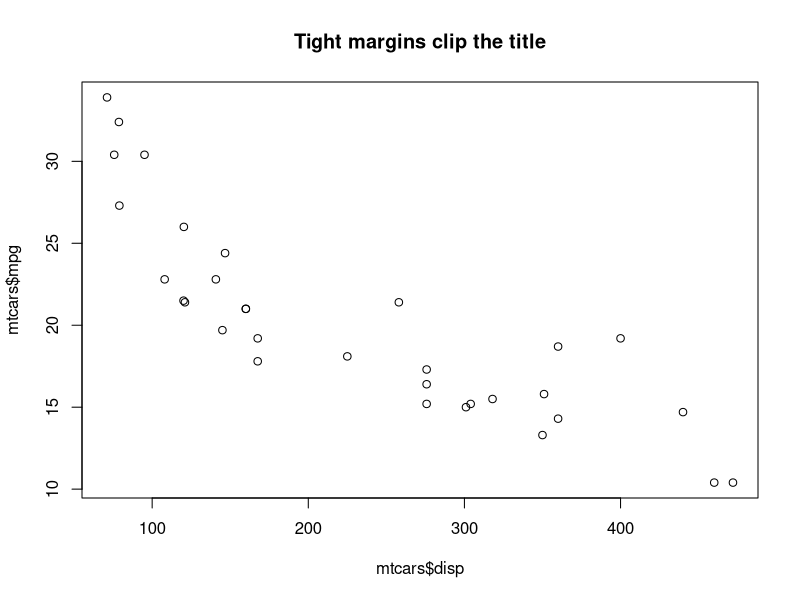
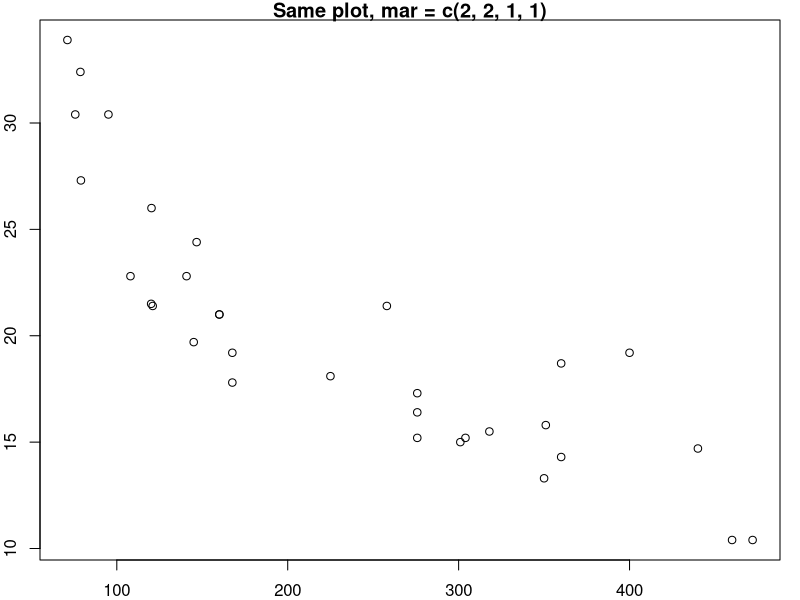
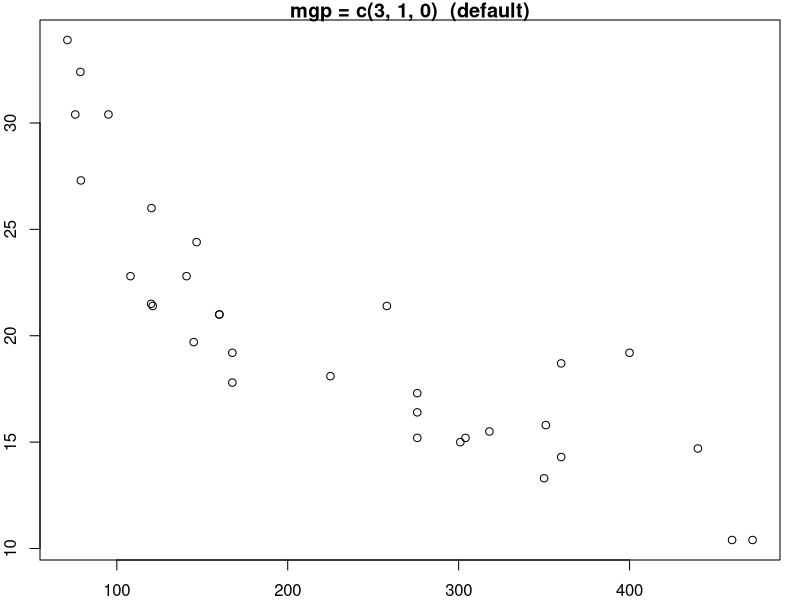
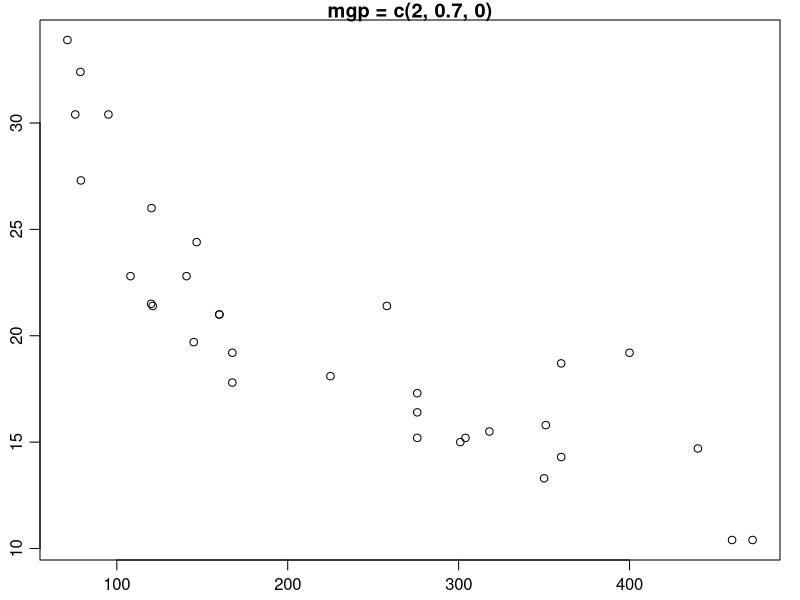
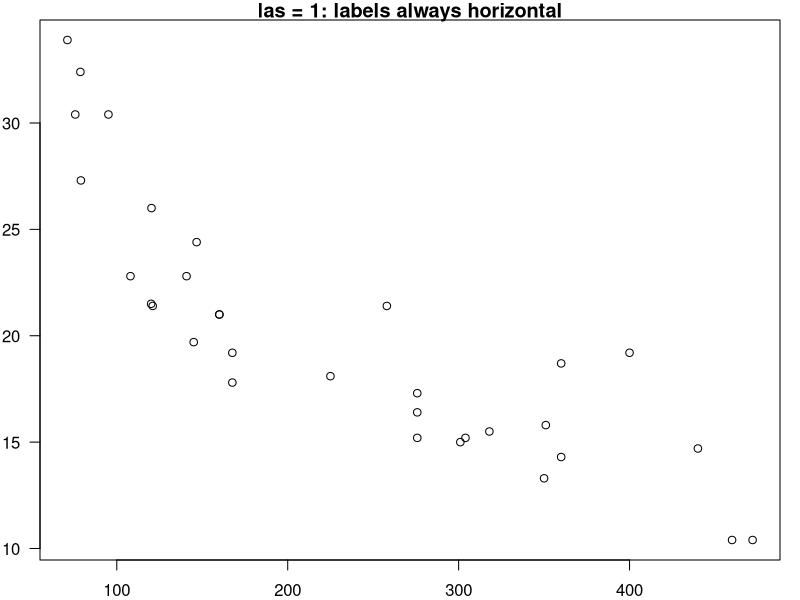
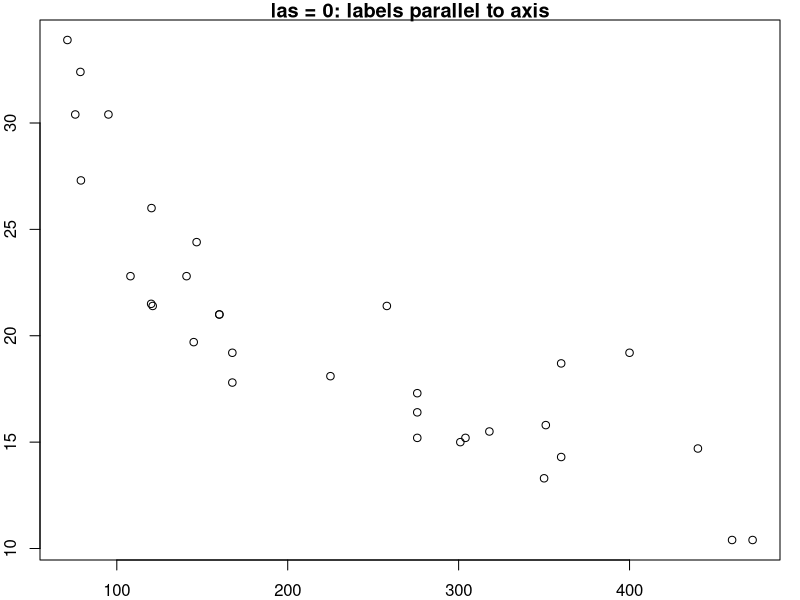
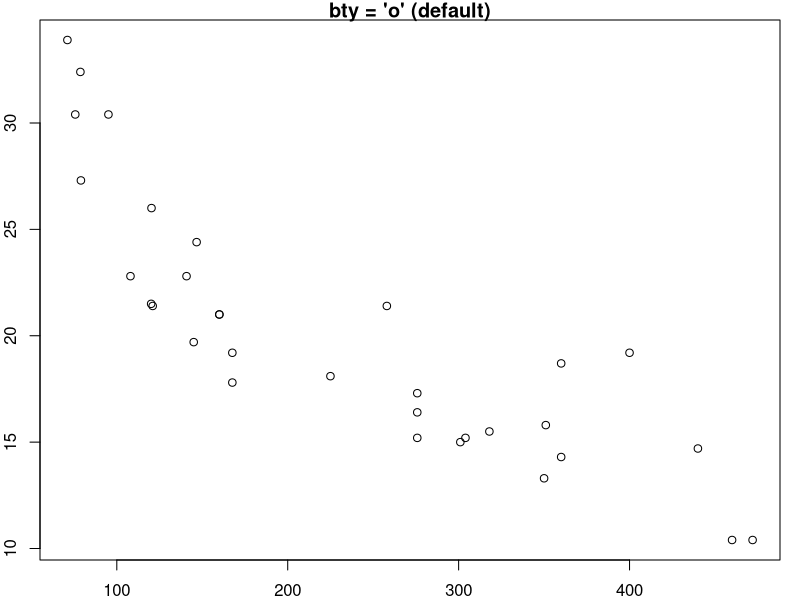
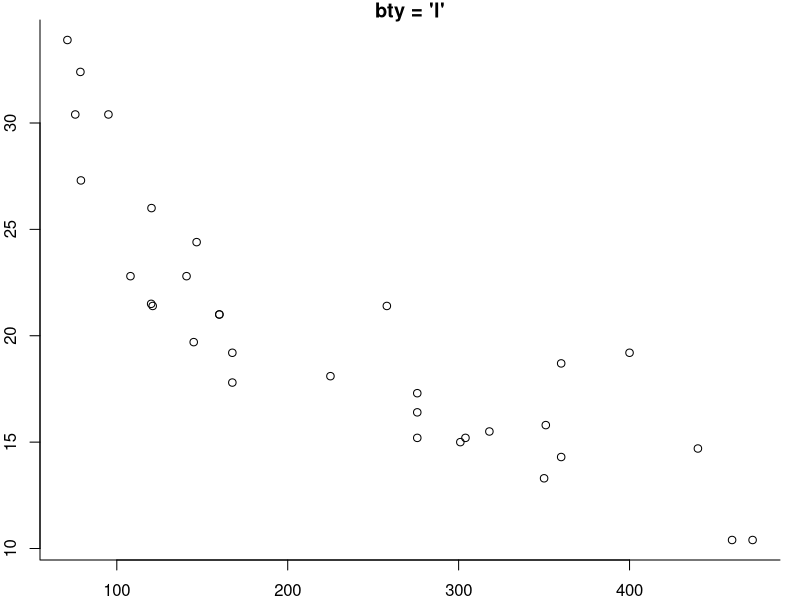

The R script that drew these images, in order:
## ---- chunk 1
dev.cur()   # number of the active device
dev.list()  # every open device
dev.off()   # close the most recently opened one
## ---- chunk 2
plot(mtcars$disp, mtcars$mpg, main = 'Tight margins clip the title')
par(mar = c(2, 2, 1, 1))
plot(mtcars$disp, mtcars$mpg, main = 'Same plot, mar = c(2, 2, 1, 1)')
## ---- chunk 3
par(mgp = c(3, 1, 0))
plot(mtcars$disp, mtcars$mpg, main = 'mgp = c(3, 1, 0)  (default)')

op <- par(mgp = c(2, 0.7, 0))
plot(mtcars$disp, mtcars$mpg, main = 'mgp = c(2, 0.7, 0)')
par(op)
## ---- chunk 4
init <- par(no.readonly = TRUE)

par(las = 1)
plot(mtcars$disp, mtcars$mpg, main = 'las = 1: labels always horizontal')

par(las = 0)
plot(mtcars$disp, mtcars$mpg, main = 'las = 0: labels parallel to axis')

par(init)
## ---- chunk 5
plot(mtcars$disp, mtcars$mpg, main = "bty = 'o' (default)", bty = 'o')
op <- par(bty = 'l')
plot(mtcars$disp, mtcars$mpg, main = "bty = 'l'", bty = 'l')
par(op)
## ---- chunk 6
plot(mtcars$disp, mtcars$mpg, main = 'tck = 0.02 (default)',
     tck = 0.02)
op <- par(tck = -0.02)
plot(mtcars$disp, mtcars$mpg, main = 'tck = -0.02 (outside)', tck = -0.02)
par(op)
## ---- chunk 7
d <- c(1, 2, 3, 5, 8, 13)
plot(d, type = 'b', col = 'blue', xaxt = 'n', xlab = 'Position',
     ylab = 'Value')
axis(1, at = seq_along(d), labels = LETTERS[seq_along(d)])
## ---- chunk 8
d <- c(1, 2, 3, 5, 8, 13)
plot(d, type = 'b', col = 'blue', xlab = 'Position', ylab = 'Value')
axis(1, at = seq_along(d), labels = FALSE)
axis(4)
## ---- chunk 9
sales <- c(120, 145, 138, 160, 155, 171, 180)
when <- as.Date('2026-01-01') + 0:6 * 30
plot(when, sales, type = 'b', col = '#0072B2', pch = 19,
     xaxt = 'n', xlab = '', ylab = 'Sales')
axis(1, at = as.numeric(when),
     labels = format(when, '%b %d'), las = 1)
## ---- chunk 10
pal <- palette.colors(palette = 'Okabe-Ito')[-1]

plot(mtcars$disp, mtcars$mpg, type = 'n',
     xlab = 'Displacement', ylab = 'Miles per gallon')
points(mtcars$disp, mtcars$mpg, pch = 19, col = pal[1])
legend('topleft', legend = '4 cyl', pch = 19, col = pal[1], bty = 'n')
## ---- chunk 11
pal <- palette.colors(palette = 'Okabe-Ito')[-1]
rgb <- t(grDevices::col2rgb(pal)) / 255
# Rec. 601 luma weights. Perceptual lightness is not the same as the mean of
# the three channels, which is why the naive average looks wrong.
luma <- rgb %*% c(0.299, 0.587, 0.114)
grey <- grDevices::rgb(luma, luma, luma)

init <- par(no.readonly = TRUE)
par(mfrow = c(1, 2), mar = c(4.5, 4, 3, 1))
plot(mtcars$disp, mtcars$mpg, type = 'n',
     xlab = 'Displacement', ylab = 'mpg', main = 'Colour')
points(mtcars$disp, mtcars$mpg, pch = 19, col = pal[1:3])
plot(mtcars$disp, mtcars$mpg, type = 'n',
     xlab = 'Displacement', ylab = 'mpg', main = 'Same palette, greyscale')
points(mtcars$disp, mtcars$mpg, pch = 19, col = grey[1:3])
par(init)
## ---- chunk 12
outdir <- file.path(tempdir(), 'ex1')
dir.create(outdir, showWarnings = FALSE)

f <- file.path(outdir, 'mtcars.png')
png(f, width = 6, height = 4, units = 'in', res = 300)

# mar is in lines of text, so it has to be set inside the device whose
# pointsize it should be interpreted against.
op <- par(mar = c(4, 4, 2.5, 1))
plot(mtcars$disp, mtcars$mpg, pch = 19, col = '#0072B2',
     xlab = 'Displacement', ylab = 'Miles per gallon')
par(op)
dev.off()

cat(basename(f), file.info(f)$size, 'bytes\n')
## ---- chunk 13
plot(mtcars$disp, mtcars$mpg, pch = 19, col = '#0072B2',
     yaxt = 'n', xlab = 'Displacement', ylab = 'Miles per gallon')
axis(2, at = seq(10, 40, by = 10))
## ---- chunk 14
outdir <- file.path(tempdir(), 'ex3')
dir.create(outdir, showWarnings = FALSE)

f <- file.path(outdir, 'by-cyl.pdf')
pdf(f, width = 6, height = 4)

op <- par(mar = c(4, 4, 3, 1))
for (g in sort(unique(mtcars$cyl))) {
  plot(mtcars$disp[mtcars$cyl == g],
       mtcars$mpg[mtcars$cyl == g],
       pch = 19, col = '#0072B2', xlim = range(mtcars$disp),
       main = paste(g, 'cylinders'), xlab = 'Displacement',
       ylab = 'Miles per gallon')
  plot.new()   # advances to the next page
}
par(op)
dev.off()

file.exists(f)
